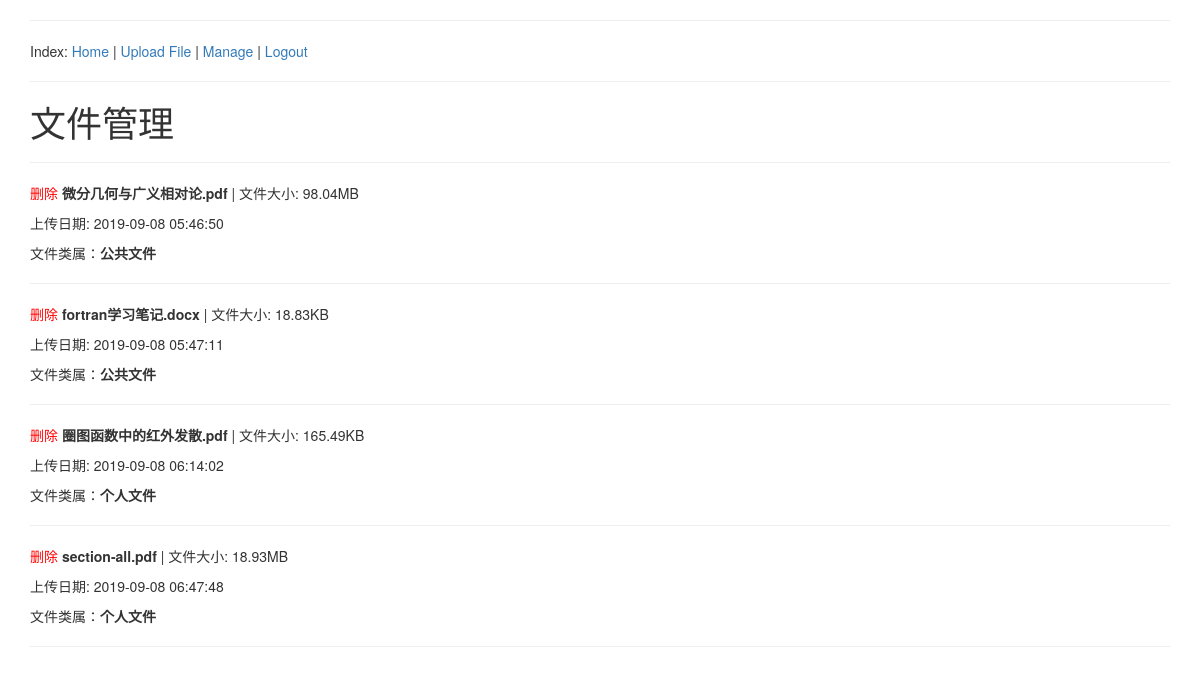
/manage (signed in), run on the app's committed database.
### app/models.py (models this page shows, shortened)
class File(db.Model):
    id = db.Column(db.Integer, primary_key=True)
    source_filename = db.Column(db.String(128), index=True)
    filename = db.Column(db.String(128), index=True, unique=True)
    abstract = db.Column(db.Text)
    timestamp = db.Column(db.DateTime, index=True, default=datetime.utcnow)
    filepath = db.Column(db.String(256), index=True, unique=True)
    size = db.Column(db.Integer)
    is_free = db.Column(db.Boolean)
    user_id = db.Column(db.Integer, db.ForeignKey('user.id'))

### app/routes.py (the view)
@app.route('/manage')
def manage():
    def rows(obj):
        return int(len(obj) * 8 / 101)
    def calcsize(filesize):
        if filesize < 100:
            return '{}B'.format(filesize)
        elif filesize < 1024*1024*0.9:
            return '{:.2f}KB'.format(filesize/1024)
        else:
            return '{:.2f}MB'.format(filesize/1024/1024)
    return render_template('manage.html',rows=rows, calcsize=calcsize)

### app/models.py (called while the page is built)
@login.user_loader
def load_user(id):
    return User.query.get(int(id))

### app/templates/manage.html
<!DOCTYPE html>
{% extends "base.html" %}
{% block content %}
    <h1>文件管理</h1>
    <hr>
    {% for file in current_user.files %}
    <form action="" method="post">
        <div>
            <p>
                <a href="{{ url_for('delete', filename=file.filename, sfilename=file.source_filename) }}" style="color: red" onclick="{if(confirm('确定删除吗?')){this.document.formname.submit();return true;}return false;}">删除</a>
                <strong>{{ file.source_filename }}</strong>  | 文件大小: {{ calcsize(file.size) }}
            </p>
            <p>上传日期: {{ file.timestamp.strftime('%Y-%m-%d %H:%M:%S') }}</p>
            <p> 文件类属：<strong>{{'{filetype}'.format(filetype='个人文件' if not file.is_free else '公共文件') }}</strong></p>
        </div>
    </form>
    <hr>
    {% endfor %}
{% endblock %}

### app/templates/base.html (shortened to what this page needs)
<!DOCTYPE html>
<html>
    <head>
        <link rel="stylesheet" href="http://cdn.bootcss.com/bootstrap/3.3.0/css/bootstrap.min.css">
    </head>
    <div class="container">
        <body>
            <div>
                <hr>
                Index:
                <a href='/'>Home</a>
                 |
                <a href='/upload'>Upload File</a>
                 |
                {% if current_user.is_anonymous %}
                <a href='/login'>Login</a>
                {% else %}
                <a href='/manage'>Manage</a>
                |
                <a href='/logout'>Logout</a>
                {% endif %}
                <hr>
            </div>
            <div>{% block content %}{% endblock %}</div>
        </body>
    </div>
</html>

### data on the page
File: source_filename "微分几何与广义相对论.pdf", size "98.04MB", timestamp "2019-09-08 05:46:50", is_free "公共文件"
File: source_filename "fortran学习笔记.docx", size "18.83KB", timestamp "2019-09-08 05:47:11", is_free "公共文件"
File: source_filename "圈图函数中的红外发散.pdf", size "165.49KB", timestamp "2019-09-08 06:14:02", is_free "个人文件"
File: source_filename "section-all.pdf", size "18.93MB", timestamp "2019-09-08 06:47:48", is_free "个人文件"
